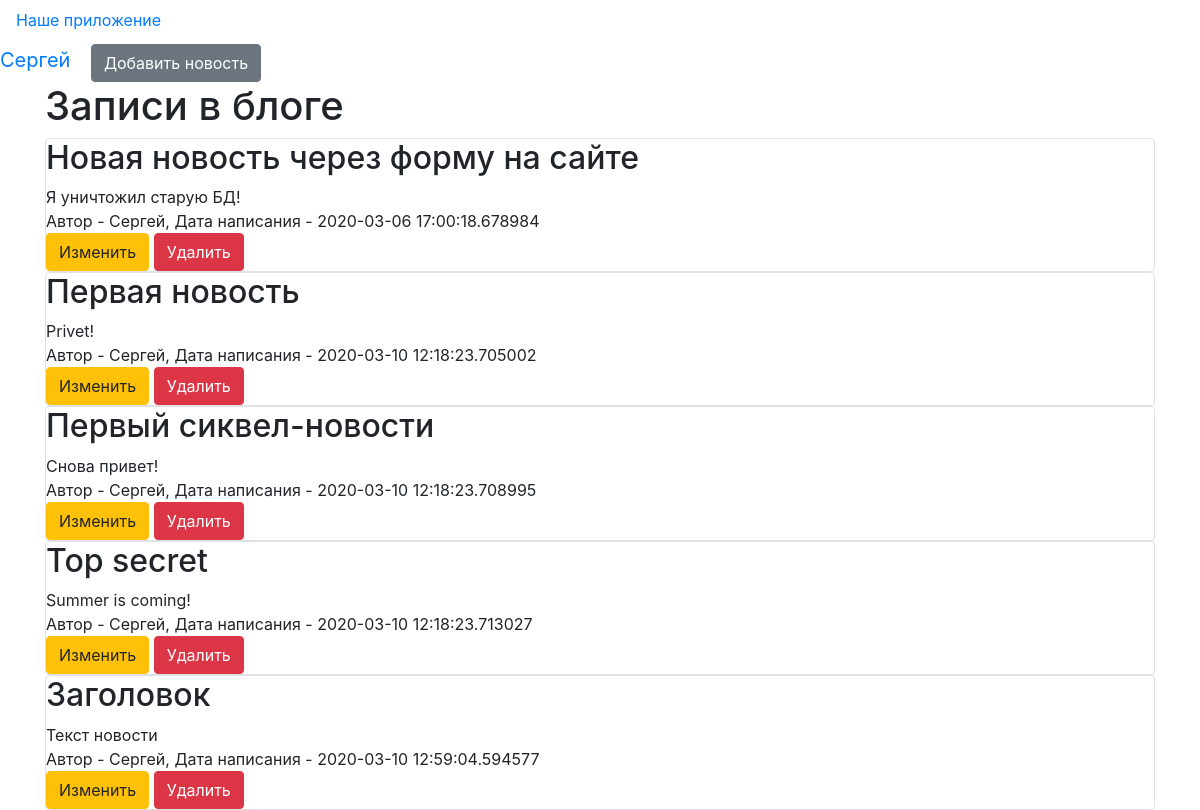
The page / (signed in) on the database its author committed.
### data/users.py (models this page shows, shortened)
class User(SqlAlchemyBase, UserMixin, SerializerMixin):
    __tablename__ = 'users'
    id = sqlalchemy.Column(sqlalchemy.Integer,
                           primary_key=True, autoincrement=True)
    name = sqlalchemy.Column(sqlalchemy.String, nullable=True)
    about = sqlalchemy.Column(sqlalchemy.String, nullable=True)
    email = sqlalchemy.Column(sqlalchemy.String,
                              index=True, unique=True, nullable=True)
    hashed_password = sqlalchemy.Column(sqlalchemy.String, nullable=True)
    created_date = sqlalchemy.Column(sqlalchemy.DateTime,
                                     default=datetime.datetime.now)
    news = orm.relation("News", back_populates='user')

### data/news.py (models this page shows)
class News(SqlAlchemyBase, SerializerMixin):
    __tablename__ = 'news'
    id = sqlalchemy.Column(sqlalchemy.Integer,
                           primary_key=True, autoincrement=True)
    title = sqlalchemy.Column(sqlalchemy.String, nullable=True)
    content = sqlalchemy.Column(sqlalchemy.String, nullable=True)
    created_date = sqlalchemy.Column(sqlalchemy.DateTime,
                                     default=datetime.datetime.now)
    is_private = sqlalchemy.Column(sqlalchemy.Boolean, default=True)
    user_id = sqlalchemy.Column(sqlalchemy.Integer,
                                sqlalchemy.ForeignKey("users.id"))
    user = orm.relation('User')
    categories = orm.relation("Category",
                              secondary="association",
                              backref="news")

### main.py (the view)
@app.route("/")
def index():
    session = db_session.create_session()
    if current_user.is_authenticated:
        news = session.query(News).filter(
            (News.user == current_user) | (News.is_private != True))
    else:
        news = session.query(News).filter(News.is_private != True)
    res = make_response(render_template("index.html", news=news))
    res.set_cookie("visits_count", '1', max_age=60 * 60 * 24 * 365 * 2)
    return render_template("index.html", news=news)

### data/db_session.py (called while the page is built)
def create_session() -> Session:
    global __factory
    return __factory()

### main.py (called while the page is built)
@login_manager.user_loader
def load_user(user_id):
    session = db_session.create_session()
    return session.query(User).get(user_id)

### templates/index.html (shortened to what this page needs)
<!DOCTYPE html>
<html lang="en">
<head>
</head>
<body>
    {% extends "base.html" %}
    {% block content %}
    <h1>Записи в блоге</h1>
    {% for item in news%}
    <div class="col-md6 border rounded">
        <h2>{{item.title}}</h2>
        <div>
            {{item.content}}
        </div>
        <div>
            Автор - {{item.user.name}}, Дата написания - {{item.created_date}}
        </div>
        {% if current_user.is_authenticated and current_user == item.user %}
    <div>
        <a href="/news/{{ item.id }}" class="btn btn-warning">Изменить</a>
        <a href="/news_delete/{{ item.id }}" class="btn btn-danger">Удалить</a>
    </div>
{% endif %}
    </div>
    {% endfor %}
    {% endblock %}

### templates/base.html (shortened to what this page needs)
<!DOCTYPE html>
<html lang="en">
<head>
    <link rel="stylesheet"
          href="https://stackpath.bootstrapcdn.com/bootstrap/4.4.1/css/bootstrap.min.css"
>
</head>
<body>
<header>
    <nav class="navbar navbar-light bg_light">
        <a class="" navbar-brand" href="#">Наше приложение</a>
    </nav>
    {% if current_user.is_authenticated %}
    <a class="navbar-brand" href="/logout">{{ current_user.name }}</a>
        {% if current_user.is_authenticated %}
        <a href="news" class="btn btn-secondary">Добавить новость</a>
    {% endif %}
    {% else %}
    <p>
        <a class="btn btn-primary " href="/register">Зарегистрироваться</a>
        <a class="btn btn-success" href="/login">Войти</a>
    </p>
    {% endif %}
</header>
<main role="main" class="container">
    {% block content %}{% endblock %}
</main>
</body>
</html>

### rows shown on the page
User: name "Сергей"
News: title "Новая новость через форму на сайте", content "Я уничтожил старую БД!", user.name "Сергей", created_date "2020-03-06 17:00:18.678984"
News: title "Первая новость", content "Privet!", user.name "Сергей", created_date "2020-03-10 12:18:23.705002"
News: title "Первый сиквел-новости", content "Снова привет!", user.name "Сергей", created_date "2020-03-10 12:18:23.708995"
News: title "Top secret", content "Summer is coming!", user.name "Сергей", created_date "2020-03-10 12:18:23.713027"
News: title "Заголовок", content "Текст новости", user.name "Сергей", created_date "2020-03-10 12:59:04.594577"
